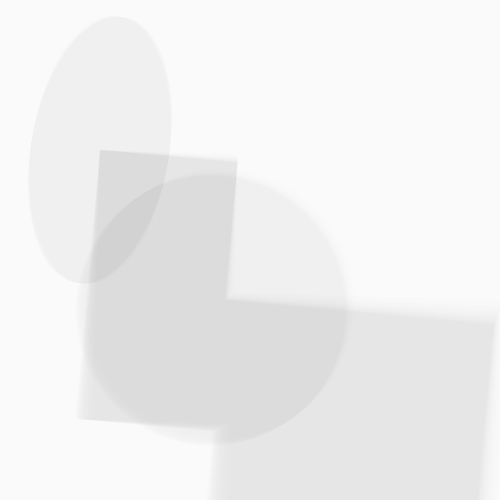
Frame 1 (no input)
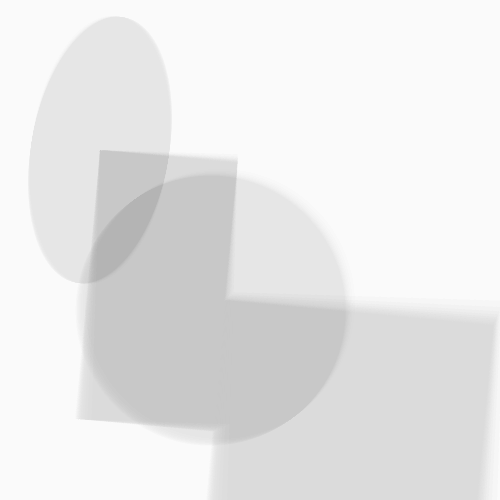
Frame 2 (the mouse pressed at the canvas centre, redrawn once)

The Processing sketch that drew these frames (run headless with seeded random() and noise(); the mouse was pressed at the canvas centre and the sketch redrawn once):

// Processing sketch: processing_84628
// ── processing_84628.pde

void setup()
{
  size(500,500);
  background(250);  
}


void draw ()
{
  
   int H;
  H = 138;
  
  int A;
  A = 270;

  
  noStroke();
 
 translate (100, 150);
 
 
// Création des rectangles, disposition en spirale grâce à ROTATE

fill(150, 5);

rotate(PI/100);
rect(0, 0, H, A);
rect(H, H, A, A);

rotate(PI/200);
rect(0, 0, H, A);
rect(H, H, A, A);

rotate(PI/300);
rect(0, 0, H, A);
rect(H, H, A, A);

rotate(PI/400);
rect(0, 0, H, A);
rect(H, H, A, A);

rotate(PI/500);
rect(0, 0, H, A);
rect(H, H, A, A);

rotate(PI/600);
rect(0, 0, H, A);
rect(H, H, A, A);

rotate(PI/700);
rect(0, 0, H, A);
rect(H, H, A, A);

rotate(PI/800);
rect(0, 0, H, A);
rect(H, H, A, A);

rotate(PI/900);
rect(0, 0, H, A);
rect(H, H, A, A);

rotate(PI/1000);
rect(0, 0, H, A);
rect(H, H, A, A);


// ellipse, fonction ROTATE et nouvelle tonalité

fill(10, 1);

rotate(PI/100);
ellipse(0, 0, H, A);
ellipse(H, H, A, A);

rotate(PI/200);
ellipse(0, 0, H, A);
ellipse(H, H, A, A);

rotate(PI/300);
ellipse(0, 0, H, A);
ellipse(H, H, A, A);

rotate(PI/400);
ellipse(0, 0, H, A);
ellipse(H, H, A, A);

rotate(PI/500);
ellipse(0, 0, H, A);
ellipse(H, H, A, A);

rotate(PI/600);
ellipse(0, 0, H, A);
ellipse(H, H, A, A);

rotate(PI/700);
ellipse(0, 0, H, A);
ellipse(H, H, A, A);

rotate(PI/800);
ellipse(0, 0, H, A);
ellipse(H, H, A, A);

rotate(PI/900);
ellipse(0, 0, H, A);
ellipse(H, H, A, A);

rotate(PI/1000);
ellipse(0, 0, H, A);
ellipse(H, H, A, A);
 
   
 noLoop(); 
}
